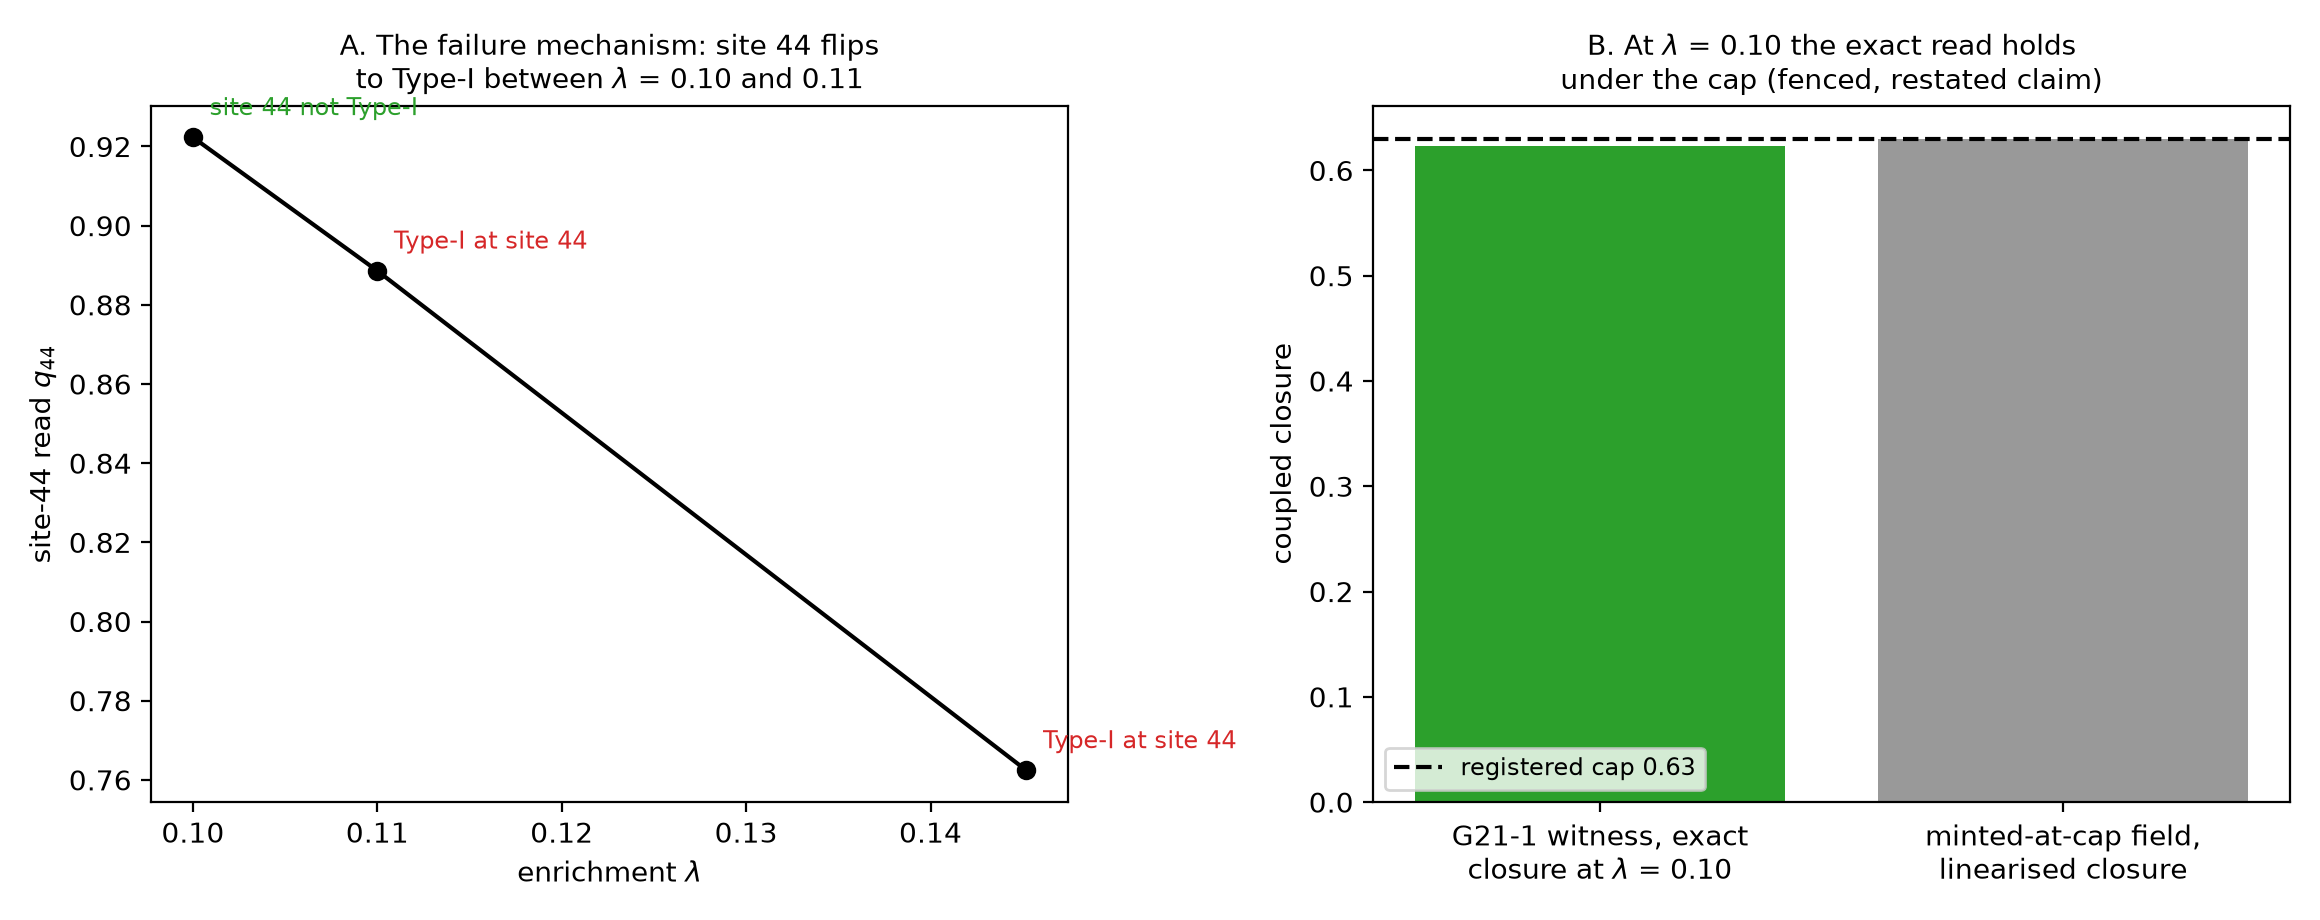

Here is the Python script that generated this plot:
#!/usr/bin/env python3
"""Gate-21 figure: the flipped pose's gate holds at lambda = 0.10 and the
Type-I flip at site 44 kills it by lambda = 0.1452.

Sources (stored):
  gate21-claims/results/g21_verify_out.json   (witness closure, spectrum)
  gate21-claims/results/g21_verify2_out.json  (the flip mechanism per lambda)
The 0.63 cap is extracted from the stored claim record GATE20.md/GATE21
claim text pattern (the same registered cap as Gate-20), never typed.
"""
import json
import re

import matplotlib
matplotlib.use("Agg")
import matplotlib.pyplot as plt

ROOT = "/home/hatch/workspace/warp-pilot"
FIG = f"{ROOT}/publication/figures"
d = json.load(open(f"{ROOT}/gate21-claims/results/g21_verify_out.json"))
d2 = json.load(open(f"{ROOT}/gate21-claims/results/g21_verify2_out.json"))
gate_doc = open(f"{ROOT}/gate21-claims/GATE21.md").read()
cap = float(re.search(r"closure [\d.]+ ≤ ([\d.]+),", gate_doc).group(1))

fm = d2["flip_mechanism"]
lams = sorted(float(k) for k in fm)
q44 = [fm[f"{l:g}"]["q44"] for l in lams]
t44 = [fm[f"{l:g}"]["typeI44"] for l in lams]
closure = d["witness_exact"]["closure"]
lin63 = d["mint063_linearised"]["lin_closure"]

fig, axes = plt.subplots(1, 2, figsize=(11.6, 4.6))
fig.patch.set_facecolor("white")
ax = axes[0]
ax.plot(lams, q44, "o-", color="k")
for l, q, t in zip(lams, q44, t44):
    ax.annotate("Type-I at site 44" if t else "site 44 not Type-I",
                (l, q), textcoords="offset points", xytext=(6, 8),
                fontsize=8.5, color="tab:red" if t else "tab:green")
ax.set_xlabel(r"enrichment $\lambda$")
ax.set_ylabel(r"site-44 read $q_{44}$")
ax.set_title("A. The failure mechanism: site 44 flips\n"
             "to Type-I between $\\lambda$ = 0.10 and 0.11", fontsize=10)

ax = axes[1]
ax.bar(["G21-1 witness, exact\nclosure at $\\lambda$ = 0.10",
        "minted-at-cap field,\nlinearised closure"],
       [closure, lin63], color=["tab:green", "0.6"])
ax.axhline(cap, color="k", ls="--", label=f"registered cap {cap}")
ax.set_ylabel("coupled closure")
ax.set_title("B. At $\\lambda$ = 0.10 the exact read holds\n"
             "under the cap (fenced, restated claim)", fontsize=10)
ax.legend(fontsize=8.5)
fig.tight_layout()
out = f"{FIG}/fig_gate21_lambda.png"
fig.savefig(out, dpi=200, facecolor="white")
print("wrote", out)
